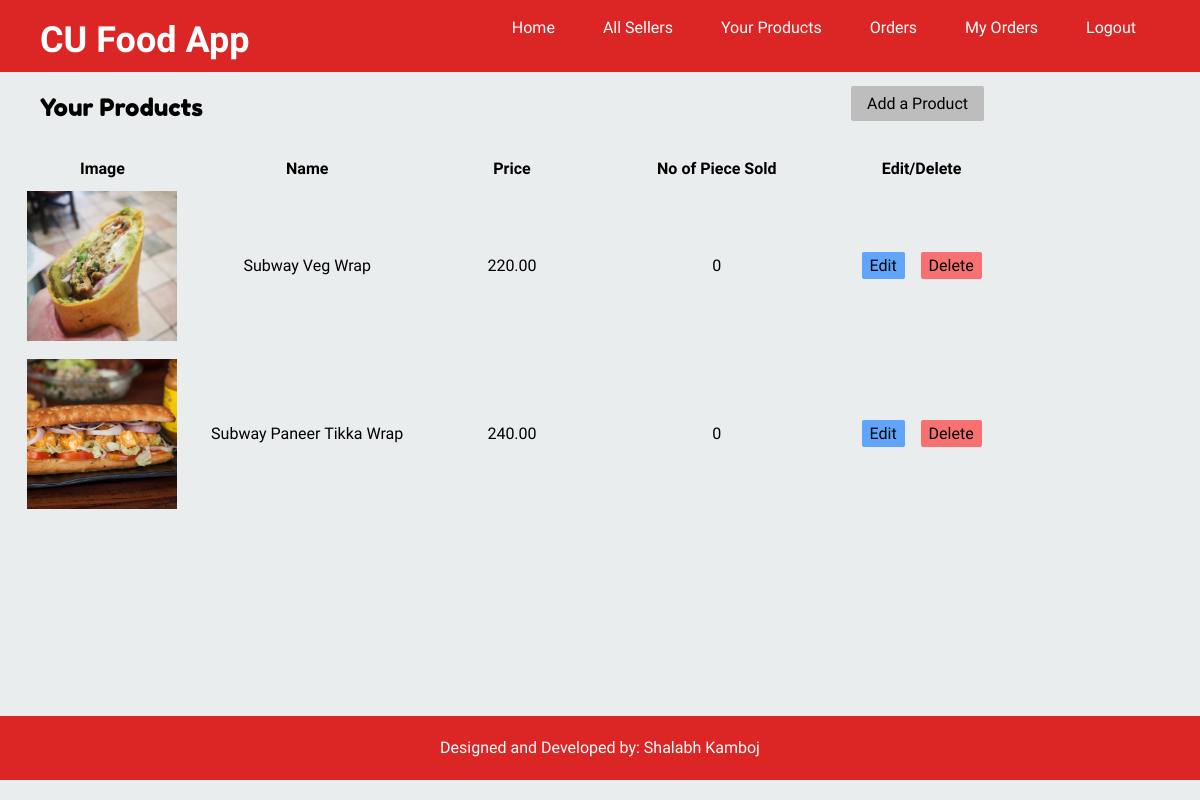
The app's page /your-products (signed in) with its own data.
### products/models.py (models this page shows, shortened)
class Product(models.Model):
    seller = models.ForeignKey(Seller, on_delete=models.CASCADE)
    seller_linked_user = models.TextField(blank=True, null=True)
    title = models.CharField(max_length=50)
    slug = models.SlugField(max_length=55)
    description = models.TextField(blank=True, null=True)
    price = models.DecimalField(max_digits=6, decimal_places=2)
    added_date = models.DateTimeField(auto_now_add=True)
    image = models.ImageField(upload_to='uploads/', blank=True, null=True)
    noofsales = models.DecimalField(max_digits=8, decimal_places=0, default=0)

### products/views.py (the view)
# urls.py: path('your-products', views.your_products, name="your-products"),
def your_products(request):
    seller=request.user.seller
    products=Product.objects.filter(seller=seller)
    if(products.exists()):
        return render(request, 'yourproducts.html',{"products":products,"noproducts":"false"})
    else:
        return render(request, 'yourproducts.html',{"noproducts":"true"})

### templates/yourproducts.html (shortened to what this page needs)
{% extends 'base.html' %}
{% block body %}
<div>
    <div class="container my-5">
        <div class="flex justify-between mx-10">
            <div>
                <h3 class="text-2xl mb-8">Your Products</h3>
            </div>
            <div>
                <a href="{% url 'products:add-product' %}" class="py-2 px-4 bg-[#bdbdbd] hover:bg-[#a8a8a8] rounded-sm">Add a Product</a>
            </div>
        </div>
        <table class="table-fixed w-full text-center">
            <thead>
              <tr>
                <th>Image</th>
                <th>Name</th>
                <th>Price</th>
                <th>No of Piece Sold</th>
                <th>Edit/Delete</th>
              </tr>
            </thead>
            <tbody>
            {% for pro in products %}
              <tr>
                <td><img src="{{pro.image.url}}" class="mx-auto img-cropped my-2" alt="{{pro.slug}}"></td>
                <td><a href="buy/{{pro.slug}}" class="hover:text-red-800 hover:underline">{{pro.title}}</a></td>
                <td>{{pro.price}}</td>
                <td>{{pro.noofsales}}</td>
                <td>
                    <a href="edit/{{pro.slug}}" class="mr-3 py-1 px-2 bg-blue-400 hover:bg-blue-300 rounded-sm">Edit</a>
                    <a href="delete/{{pro.slug}}" class="py-1 px-2 bg-red-400 hover:bg-red-300 rounded-sm">Delete</a>
                </td>
              </tr>
            {% endfor %}
            </tbody>
        </table>
    </div>
</div>
{% endblock body %}

### assets/static/css/style.css (style rules this page uses)
body { background: #eaeded; color: black; font-family: 'Special Elite', cursive; }
h1, h2, h3, h4, h5, h6 { font-family: 'Fredoka One', cursive; }

### templates/yourproducts.html (style rules this page uses)
.img-cropped { object-fit: cover; object-position: center center; width: 150px; height: 150px; }

### records on screen
Product: image (picture), title "Subway Veg Wrap", price "220.00", noofsales "0"
Product: image (picture), title "Subway Paneer Tikka Wrap", price "240.00", noofsales "0"
